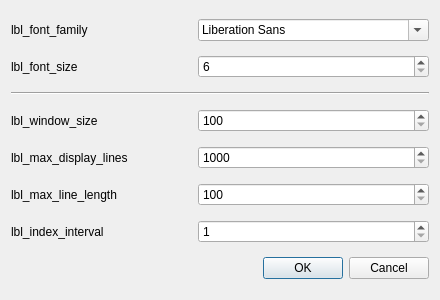
<?xml version="1.0" encoding="UTF-8"?>
<ui version="4.0">
 <class>SettingsDialog</class>
 <widget class="QDialog" name="SettingsDialog">
  <property name="geometry">
   <rect>
    <x>0</x>
    <y>0</y>
    <width>440</width>
    <height>300</height>
   </rect>
  </property>
  <property name="minimumSize">
   <size>
    <width>440</width>
    <height>0</height>
   </size>
  </property>
  <layout class="QGridLayout" name="gridLayout">
   <item row="0" column="0">
    <widget class="QLabel" name="lbl_font_family">
     <property name="text">
      <string>lbl_font_family</string>
     </property>
    </widget>
   </item>
   <item row="0" column="1">
    <widget class="QFontComboBox" name="font_combo"/>
   </item>
   <item row="1" column="0">
    <widget class="QLabel" name="lbl_font_size">
     <property name="text">
      <string>lbl_font_size</string>
     </property>
    </widget>
   </item>
   <item row="1" column="1">
    <widget class="QSpinBox" name="size_spin">
     <property name="minimum">
      <number>6</number>
     </property>
     <property name="maximum">
      <number>72</number>
     </property>
    </widget>
   </item>
   <item row="2" column="0" colspan="2">
    <widget class="QFrame" name="line">
     <property name="frameShape">
      <enum>QFrame::HLine</enum>
     </property>
     <property name="frameShadow">
      <enum>QFrame::Sunken</enum>
     </property>
    </widget>
   </item>
   <item row="3" column="0">
    <widget class="QLabel" name="lbl_window_size">
     <property name="text">
      <string>lbl_window_size</string>
     </property>
    </widget>
   </item>
   <item row="3" column="1">
    <widget class="QSpinBox" name="ws_spin">
     <property name="minimum">
      <number>100</number>
     </property>
     <property name="maximum">
      <number>50000</number>
     </property>
     <property name="singleStep">
      <number>100</number>
     </property>
    </widget>
   </item>
   <item row="4" column="0">
    <widget class="QLabel" name="lbl_max_display_lines">
     <property name="text">
      <string>lbl_max_display_lines</string>
     </property>
    </widget>
   </item>
   <item row="4" column="1">
    <widget class="QSpinBox" name="md_spin">
     <property name="minimum">
      <number>1000</number>
     </property>
     <property name="maximum">
      <number>200000</number>
     </property>
     <property name="singleStep">
      <number>1000</number>
     </property>
    </widget>
   </item>
   <item row="5" column="0">
    <widget class="QLabel" name="lbl_max_line_length">
     <property name="text">
      <string>lbl_max_line_length</string>
     </property>
    </widget>
   </item>
   <item row="5" column="1">
    <widget class="QSpinBox" name="ml_spin">
     <property name="minimum">
      <number>100</number>
     </property>
     <property name="maximum">
      <number>100000</number>
     </property>
     <property name="singleStep">
      <number>100</number>
     </property>
    </widget>
   </item>
   <item row="6" column="0">
    <widget class="QLabel" name="lbl_index_interval">
     <property name="text">
      <string>lbl_index_interval</string>
     </property>
    </widget>
   </item>
   <item row="6" column="1">
    <widget class="QSpinBox" name="ii_spin">
     <property name="minimum">
      <number>1</number>
     </property>
     <property name="maximum">
      <number>100</number>
     </property>
    </widget>
   </item>
   <item row="7" column="0" colspan="2">
    <widget class="QDialogButtonBox" name="buttons">
     <property name="standardButtons">
      <set>QDialogButtonBox::Cancel|QDialogButtonBox::Ok</set>
     </property>
    </widget>
   </item>
  </layout>
 </widget>
 <connections>
  <connection>
   <sender>buttons</sender>
   <signal>accepted()</signal>
   <receiver>SettingsDialog</receiver>
   <slot>accept()</slot>
  </connection>
  <connection>
   <sender>buttons</sender>
   <signal>rejected()</signal>
   <receiver>SettingsDialog</receiver>
   <slot>reject()</slot>
  </connection>
 </connections>
</ui>
